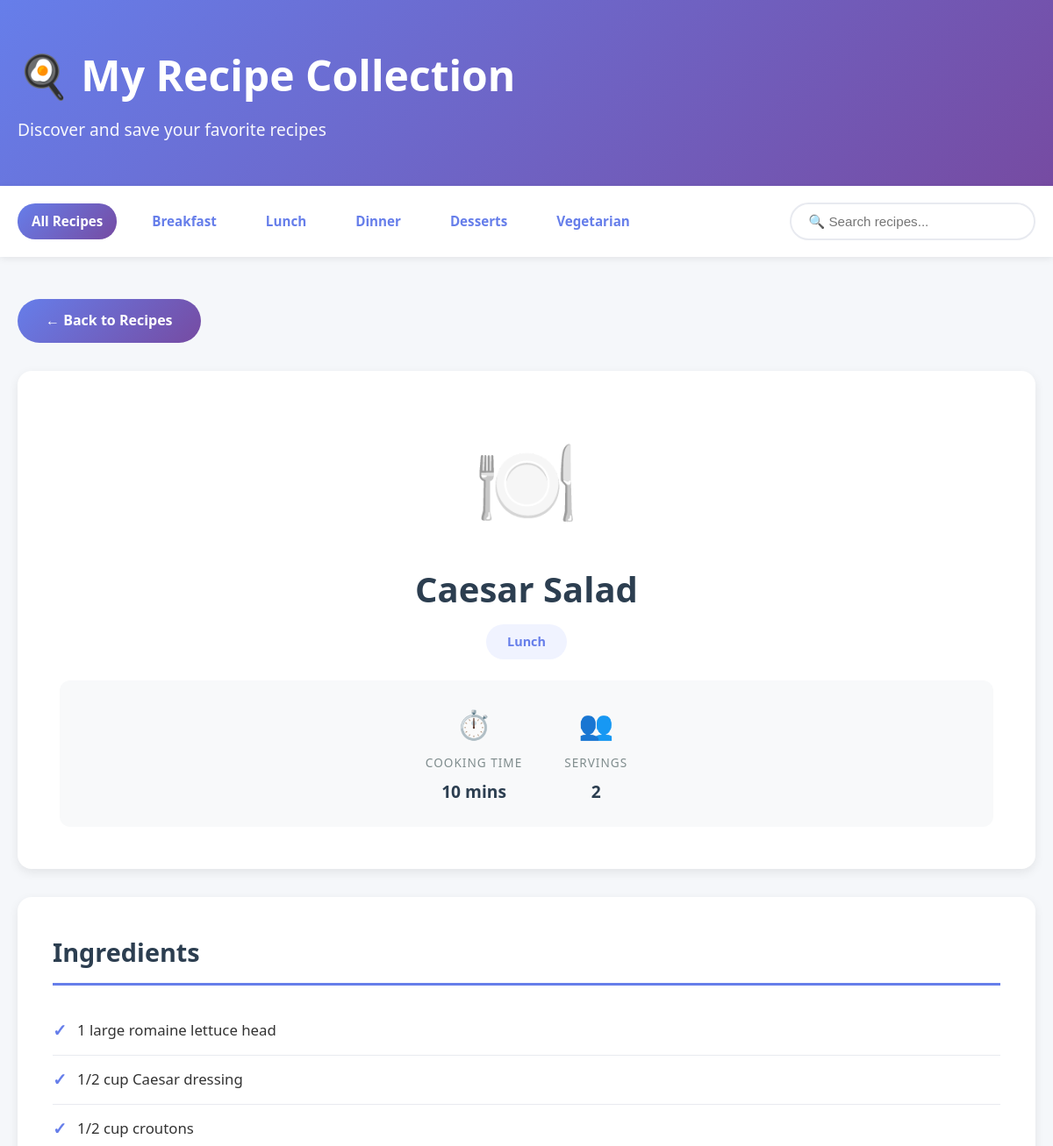
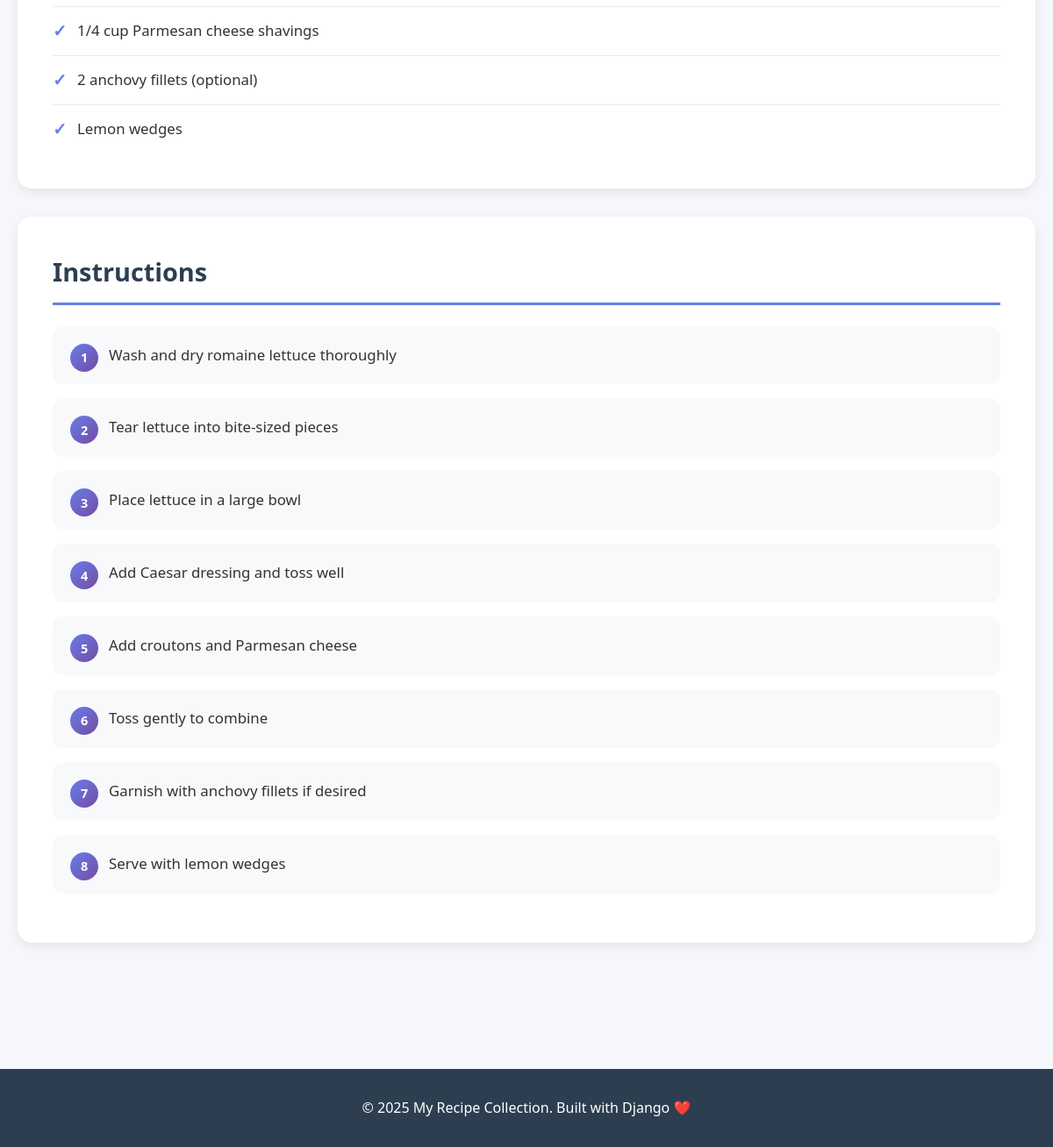
Page /recipe/3/ on the committed database (2 pictures, top to bottom).
### recipes/models.py (models this page shows, shortened)
class Recipe(models.Model):
    CATEGORY_CHOICES = [
        ('breakfast', 'Breakfast'),
        ('lunch', 'Lunch'),
        ('dinner', 'Dinner'),
        ('desserts', 'Desserts'),
        ('vegetarian', 'Vegetarian'),
    ]
    title = models.CharField(max_length=200)
    category = models.CharField(max_length=20, choices=CATEGORY_CHOICES)
    cooking_time = models.IntegerField(help_text="Time in minutes")
    servings = models.IntegerField()
    ingredients = models.TextField(help_text="Enter each ingredient on a new line")
    instructions = models.TextField(help_text="Enter cooking instructions, one step per line")
    emoji = models.CharField(max_length=10, default="🍽️", help_text="Emoji for the recipe")
    created_at = models.DateTimeField(auto_now_add=True)
    class Meta:
        ordering = ['-created_at']
    def get_ingredients_list(self):
        return [ing.strip() for ing in self.ingredients.split('\n') if ing.strip()]
    def get_instructions_list(self):
        return [inst.strip() for inst in self.instructions.split('\n') if inst.strip()]

### recipes/views.py (the view)
# urls.py: path('recipe/<int:pk>/', views.recipe_detail, name='recipe_detail'),
def recipe_detail(request, pk):
    recipe = get_object_or_404(Recipe, pk=pk)
    return render(request, 'recipes/recipe_detail.html', {'recipe': recipe})

### recipes/templates/recipes/recipe_detail.html (shortened to what this page needs)
{% extends 'recipes/base.html' %}
{% block content %}
<div class="container">
    <a href="{% url 'recipes:recipe_list' %}" class="back-button">← Back to Recipes</a>
    <div class="recipe-header">
        <div class="recipe-emoji">{{ recipe.emoji }}</div>
        <h1 class="recipe-title-detail">{{ recipe.title }}</h1>
        <div class="category-container">
            <span class="recipe-category-detail">{{ recipe.category }}</span>
        </div>
        <div class="recipe-meta-detail">
            <div class="meta-item-detail">
                <span class="meta-icon">⏱️</span>
                <span class="meta-label">Cooking Time</span>
                <span class="meta-value">{{ recipe.cooking_time }} mins</span>
            </div>
            <div class="meta-item-detail">
                <span class="meta-icon">👥</span>
                <span class="meta-label">Servings</span>
                <span class="meta-value">{{ recipe.servings }}</span>
            </div>
        </div>
    </div>
    <div class="recipe-section">
        <h2 class="section-heading">Ingredients</h2>
        <ul class="ingredients-list">
            {% for ingredient in recipe.get_ingredients_list %}
                <li>{{ ingredient }}</li>
            {% endfor %}
        </ul>
    </div>
    <div class="recipe-section">
        <h2 class="section-heading">Instructions</h2>
        <ol class="instructions-list">
            {% for instruction in recipe.get_instructions_list %}
                <li>{{ instruction }}</li>
            {% endfor %}
        </ol>
    </div>
</div>
{% endblock %}

### recipes/templates/recipes/base.html (style rules this page uses)
* { margin: 0; padding: 0; box-sizing: border-box; }
body { font-family: 'Segoe UI', Tahoma, Geneva, Verdana, sans-serif; background-color: #f5f7fa; color: #333; line-height: 1.6; }
.container { max-width: 1200px; margin: 0 auto; padding: 0 20px; }
h1 { font-size: 3rem; margin-bottom: 0.5rem; font-weight: 700; }

### recipes/templates/recipes/recipe_detail.html (style rules this page uses)
.recipe-header { background: white; border-radius: 16px; padding: 3rem; margin-bottom: 2rem; box-shadow: 0 4px 12px rgba(0,0,0,0.08); }
.recipe-emoji { font-size: 6rem; text-align: center; margin-bottom: 1.5rem; }
.recipe-title-detail { font-size: 2.5rem; font-weight: 700; color: #2c3e50; text-align: center; margin-bottom: 1rem; line-height: 1.2; }
.recipe-category-detail { display: inline-block; background: #f0f3ff; color: #667eea; padding: 0.5rem 1.5rem; border-radius: 25px; font-size: 0.9rem; font-weight: 600; text-transform: capitalize; }
.category-container { text-align: center; margin-bottom: 1.5rem; }
.recipe-meta-detail { display: flex; justify-content: center; gap: 3rem; padding: 1.5rem; background: #f8f9fa; border-radius: 12px; margin-top: 1.5rem; }
.meta-item-detail { display: flex; flex-direction: column; align-items: center; gap: 0.5rem; }
.meta-icon { font-size: 2rem; }
.meta-label { font-size: 0.85rem; color: #7f8c8d; text-transform: uppercase; letter-spacing: 1px; }
.meta-value { font-size: 1.2rem; font-weight: 700; color: #2c3e50; }
.recipe-section { background: white; border-radius: 16px; padding: 2.5rem; margin-bottom: 2rem; box-shadow: 0 4px 12px rgba(0,0,0,0.08); }
.section-heading { font-size: 1.8rem; font-weight: 700; color: #2c3e50; margin-bottom: 1.5rem; padding-bottom: 0.75rem; border-bottom: 3px solid #667eea; }
.ingredients-list { list-style: none; padding: 0; }
.ingredients-list li { padding: 0.75rem 0; border-bottom: 1px solid #e8eaf0; display: flex; align-items: center; gap: 0.75rem; font-size: 1.05rem; }
.ingredients-list li:before { content: "✓"; color: #667eea; font-weight: bold; font-size: 1.2rem; flex-shrink: 0; }
.ingredients-list li:last-child { border-bottom: none; }
.instructions-list { counter-reset: step-counter; list-style: none; padding: 0; }
.instructions-list li { counter-increment: step-counter; padding: 1.25rem; padding-left: 4rem; margin-bottom: 1rem; background: #f8f9fa; border-radius: 12px; position: relative; font-size: 1.05rem; line-height: 1.6; }
.instructions-list li:before { content: counter(step-counter); position: absolute; left: 1.25rem; top: 1.25rem; background: linear-gradient(135deg, #667eea 0%, #764ba2 100%); color: white; width: 2rem; height: 2rem; border-radius: 50%; display: flex; align-items: center; justify-content: center; font-weight: 700; font-size: 0.9rem; }
.back-button { display: inline-block; background: linear-gradient(135deg, #667eea 0%, #764ba2 100%); color: white; padding: 0.75rem 2rem; border-radius: 25px; text-decoration: none; font-weight: 600; transition: transform 0.3s, box-shadow 0.3s; margin-bottom: 2rem; }

### rows in the picture
Recipe: emoji "🍽️", title "Caesar Salad", category "Lunch", cooking_time "10", servings "2"

### other values in the picture
{{ ingredient }} "1 large romaine lettuce head" "1/2 cup Caesar dressing" "1/2 cup croutons" "1/4 cup Parmesan cheese shavings" "2 anchovy fillets (optional)" "Lemon wedges"
{{ instruction }} "Wash and dry romaine lettuce thoroughly" "Tear lettuce into bite-sized pieces" "Place lettuce in a large bowl" "Add Caesar dressing and toss well" "Add croutons and Parmesan cheese" "Toss gently to combine" "Garnish with anchovy fillets if desired" "Serve with lemon wedges"
